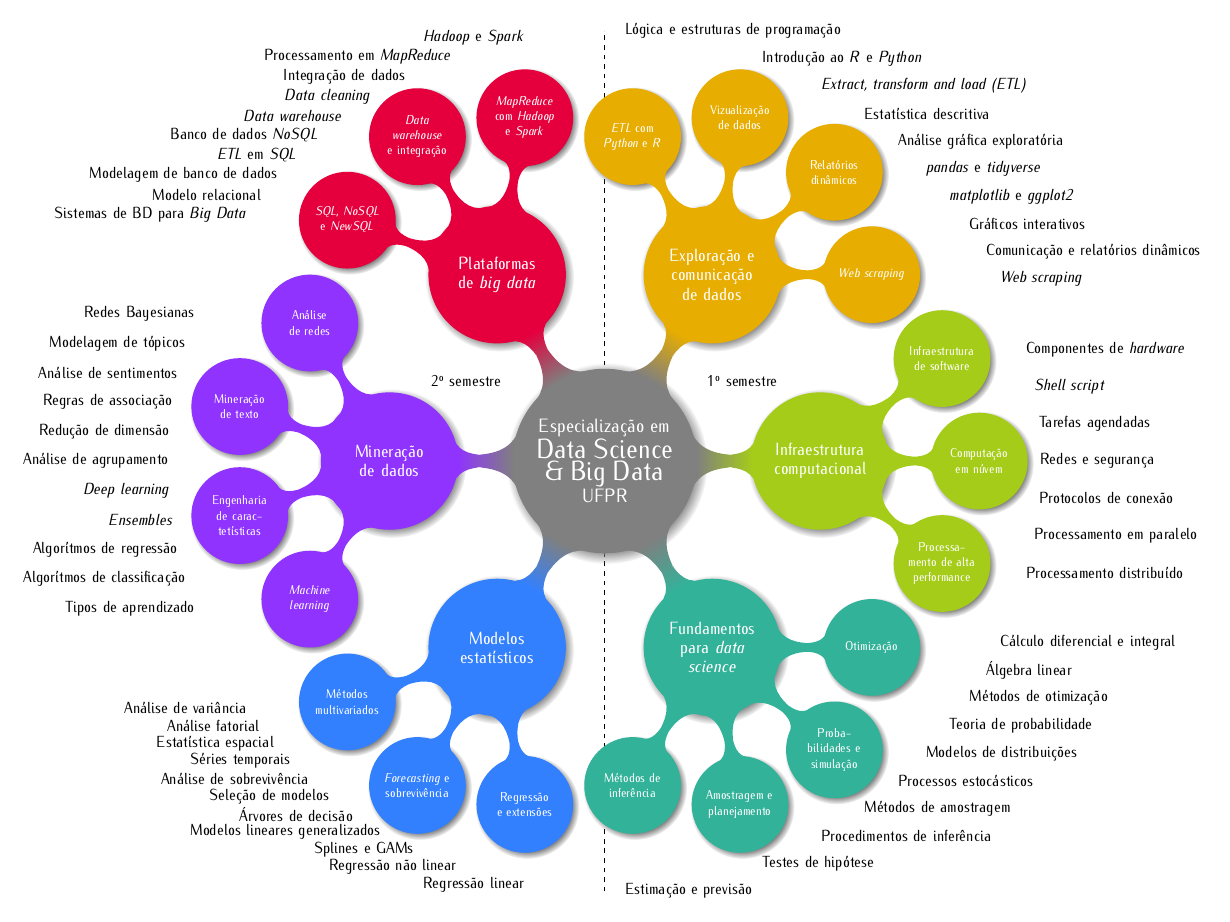

Here is the R script that generated this plot:
ang2rad <- function(x) {
    2 * pi * x/360
}
rad2ang <- function(x) {
    360 * x/(2 * pi)
}
seq_angle <- function(from, to, ...) {
    th0 <- ang2rad(from)
    th1 <- ang2rad(to)
    y_seq <- seq(from = sin(th0), to = sin(th1), ...)
    rad2ang(asin(y_seq))
}
tikz_cmd <- function(angle, text, anchor) {
    fmt <- "\\node at (%0.3f:27em) [anchor = %s] {%s};"
    sprintf(fmt, angle, anchor, text)
}
txt1 <- c(
    "Lógica e estruturas de programação",
    "Introdução ao \\textit{R} e \\textit{Python}",
    # "Programação funcional",
    "\\textit{Extract, transform and load (ETL)}",
    "Estatística descritiva",
    "Análise gráfica exploratória",
    "\\textit{pandas} e \\textit{tidyverse}",
    "\\textit{matplotlib} e \\textit{ggplot2}",
    "Gráficos interativos",
    # "\\textit{Dashboards}",
    "Comunicação e relatórios dinâmicos",
    "\\textit{Web scraping}")
txt2 <- c(
    "Componentes de \\textit{hardware}",
    "\\textit{Shell script}",
    "Tarefas agendadas",
    "Redes e segurança",
    "Protocolos de conexão",
    "Processamento em paralelo",
    "Processamento distribuído")
txt3 <- c(
    "Cálculo diferencial e integral",
    "Álgebra linear",
    "Métodos de otimização",
    # "Probabilidade",
    "Teoria de probabilidade",
    # "Distribuições de probabilidade",
    "Modelos de distribuições",
    "Processos estocásticos",
    "Métodos de amostragem",
    "Procedimentos de inferência",
    "Testes de hipótese",
    "Estimação e previsão")
txt4 <- c(
    "Regressão linear",
    "Regressão não linear",
    "Splines e GAMs",
    "Modelos lineares generalizados",
    "Árvores de decisão",
    "Seleção de modelos",
    "Análise de sobrevivência",
    "Séries temporais",
    "Estatística espacial",
    "Análise fatorial",
    "Análise de variância")
txt5 <- c(
    # "Aprendizado supevisionado",
    "Tipos de aprendizado",
    "Algorítmos de classificação",
    "Algorítmos de regressão",
    # "\\textit{Support vector machines}",
    # "\\textit{Random forest}",
    # "Redes neurais",
    # "Aprendizado não supevisionado",
    "\\textit{Ensembles}",
    "\\textit{Deep learning}",
    "Análise de agrupamento",
    "Redução de dimensão",
    "Regras de associação",
    "Análise de sentimentos",
    "Modelagem de tópicos",
    "Redes Bayesianas")
txt6 <- c(
    "Sistemas de BD para \\textit{Big Data}",
    "Modelo relacional",
    "Modelagem de banco de dados",
    "\\textit{ETL} em \\textit{SQL}",
    "Banco de dados \\textit{NoSQL}",
    "\\textit{Data warehouse}",
    "\\textit{Data cleaning}",
    "Integração de dados",
    "Processamento em \\textit{MapReduce}",
    "\\textit{Hadoop} e \\textit{Spark}")
u1 <- tikz_cmd(angle = seq_angle(88, 25, length.out = length(txt1)), text = txt1, anchor = "west")
u2 <- tikz_cmd(angle = seq_angle(15, -15, length.out = length(txt2)), text = txt2, anchor = "west")
u3 <- tikz_cmd(angle = seq_angle(-25, -88, length.out = length(txt3)), text = txt3, anchor = "west")
# cat(c(u1, u2, u3), sep = "\n")
u4 <- tikz_cmd(angle = 180 - seq_angle(-145, -100, length.out = length(txt4)), text = rev(txt4), anchor = "east")
u5 <- tikz_cmd(angle = 180 - seq_angle(160, -160, length.out = length(txt5)), text = rev(txt5), anchor = "east")
u6 <- tikz_cmd(angle = 180 - seq_angle(100, 145, length.out = length(txt6)), text = rev(txt6), anchor = "east")
# cat(c(u4, u5, u6), sep = "\n")
cat(c(u1, u2, u3, u4, u5, u6), sep = "\n")
